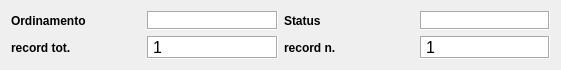
  <widget class="QWidget" name="layoutWidget">
   <property name="geometry">
    <rect>
     <x>10</x>
     <y>10</y>
     <width>561</width>
     <height>63</height>
    </rect>
   </property>
   <layout class="QGridLayout" name="gridLayout_2">
    <item row="1" column="1">
     <widget class="QLabel" name="label_rec_tot">
      <property name="font">
       <font>
        <family>Microsoft Sans Serif</family>
        <pointsize>12</pointsize>
       </font>
      </property>
      <property name="cursor">
       <cursorShape>ForbiddenCursor</cursorShape>
      </property>
      <property name="mouseTracking">
       <bool>false</bool>
      </property>
      <property name="contextMenuPolicy">
       <enum>Qt::DefaultContextMenu</enum>
      </property>
      <property name="styleSheet">
       <string notr="true">background-color: rgb(255, 255, 255);</string>
      </property>
      <property name="frameShape">
       <enum>QFrame::Box</enum>
      </property>
      <property name="frameShadow">
       <enum>QFrame::Sunken</enum>
      </property>
      <property name="text">
       <string>1</string>
      </property>
     </widget>
    </item>
    <item row="0" column="1">
     <widget class="QLabel" name="label_sort">
      <property name="font">
       <font>
        <pointsize>10</pointsize>
        <weight>75</weight>
        <bold>true</bold>
       </font>
      </property>
      <property name="cursor">
       <cursorShape>ForbiddenCursor</cursorShape>
      </property>
      <property name="mouseTracking">
       <bool>false</bool>
      </property>
      <property name="contextMenuPolicy">
       <enum>Qt::DefaultContextMenu</enum>
      </property>
      <property name="styleSheet">
       <string notr="true">background-color: rgb(255, 255, 255);</string>
      </property>
      <property name="frameShape">
       <enum>QFrame::Box</enum>
      </property>
      <property name="frameShadow">
       <enum>QFrame::Sunken</enum>
      </property>
      <property name="text">
       <string/>
      </property>
      <property name="alignment">
       <set>Qt::AlignCenter</set>
      </property>
      <property name="margin">
       <number>0</number>
      </property>
     </widget>
    </item>
    <item row="1" column="2">
     <widget class="QLabel" name="label_27">
      <property name="font">
       <font>
        <pointsize>9</pointsize>
        <weight>75</weight>
        <bold>true</bold>
       </font>
      </property>
      <property name="text">
       <string>record n.</string>
      </property>
      <property name="margin">
       <number>0</number>
      </property>
     </widget>
    </item>
    <item row="1" column="3">
     <widget class="QLabel" name="label_rec_corrente">
      <property name="font">
       <font>
        <family>Microsoft Sans Serif</family>
        <pointsize>12</pointsize>
       </font>
      </property>
      <property name="cursor">
       <cursorShape>ForbiddenCursor</cursorShape>
      </property>
      <property name="mouseTracking">
       <bool>false</bool>
      </property>
      <property name="contextMenuPolicy">
       <enum>Qt::DefaultContextMenu</enum>
      </property>
      <property name="styleSheet">
       <string notr="true">background-color: rgb(255, 255, 255);</string>
      </property>
      <property name="frameShape">
       <enum>QFrame::Box</enum>
      </property>
      <property name="frameShadow">
       <enum>QFrame::Sunken</enum>
      </property>
      <property name="text">
       <string>1</string>
      </property>
     </widget>
    </item>
    <item row="0" column="0">
     <widget class="QLabel" name="label_43">
      <property name="font">
       <font>
        <pointsize>9</pointsize>
        <weight>75</weight>
        <bold>true</bold>
       </font>
      </property>
      <property name="text">
       <string>Ordinamento</string>
      </property>
      <property name="margin">
       <number>0</number>
      </property>
     </widget>
    </item>
    <item row="0" column="2">
     <widget class="QLabel" name="label_34">
      <property name="font">
       <font>
        <pointsize>9</pointsize>
        <weight>75</weight>
        <bold>true</bold>
       </font>
      </property>
      <property name="text">
       <string>Status</string>
      </property>
      <property name="margin">
       <number>0</number>
      </property>
     </widget>
    </item>
    <item row="0" column="3">
     <widget class="QLabel" name="label_status">
      <property name="minimumSize">
       <size>
        <width>40</width>
        <height>0</height>
       </size>
      </property>
      <property name="font">
       <font>
        <pointsize>10</pointsize>
        <weight>75</weight>
        <bold>true</bold>
       </font>
      </property>
      <property name="cursor">
       <cursorShape>ForbiddenCursor</cursorShape>
      </property>
      <property name="mouseTracking">
       <bool>false</bool>
      </property>
      <property name="contextMenuPolicy">
       <enum>Qt::DefaultContextMenu</enum>
      </property>
      <property name="styleSheet">
       <string notr="true">background-color: rgb(255, 255, 255);</string>
      </property>
      <property name="frameShape">
       <enum>QFrame::Box</enum>
      </property>
      <property name="frameShadow">
       <enum>QFrame::Sunken</enum>
      </property>
      <property name="text">
       <string/>
      </property>
      <property name="alignment">
       <set>Qt::AlignCenter</set>
      </property>
      <property name="margin">
       <number>0</number>
      </property>
     </widget>
    </item>
    <item row="1" column="0">
     <widget class="QLabel" name="label_28">
      <property name="font">
       <font>
        <pointsize>9</pointsize>
        <weight>75</weight>
        <bold>true</bold>
       </font>
      </property>
      <property name="text">
       <string>record tot.</string>
      </property>
      <property name="margin">
       <number>0</number>
      </property>
     </widget>
    </item>
   </layout>
  </widget>
